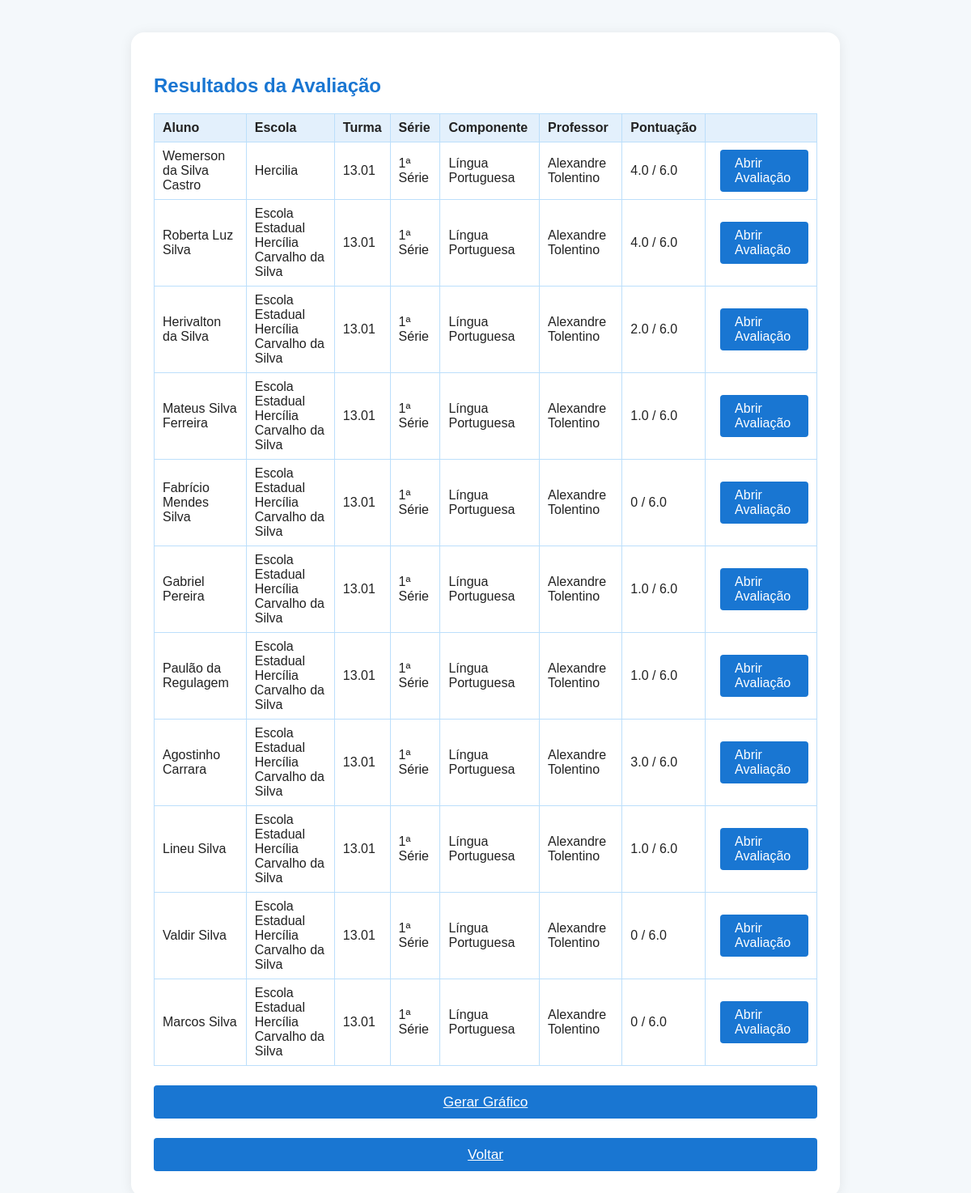
Page /resultado/6 on the committed database.
### tables this page shows
CREATE TABLE resposta (
        id INTEGER PRIMARY KEY AUTOINCREMENT,
        avaliacao_id INTEGER,
        aluno_nome TEXT,
        escola TEXT,
        turma TEXT,
        serie TEXT,
        componente TEXT,
        professor_nome TEXT,
        data_envio DATETIME
    );

### app.py (the view)
@app.route('/resultado/<int:avaliacao_id>')
def resultado(avaliacao_id):
    conn = get_db()
    cur = conn.cursor()
    cur.execute('SELECT professor_id FROM avaliacao WHERE id = ?', (avaliacao_id,))
    row = cur.fetchone()
    professor_id = row['professor_id'] if row else 1
    cur.execute('SELECT * FROM resposta WHERE avaliacao_id = ?', (avaliacao_id,))
    respostas = cur.fetchall()
    resultados = []
    for resp in respostas:
        cur.execute('SELECT * FROM resposta_questao WHERE resposta_id = ?', (resp['id'],))
        respostas_questoes = cur.fetchall()
        acertos = 0
        total = 0
        for rq in respostas_questoes:
            cur.execute('SELECT correta, valor FROM alternativa JOIN questao ON alternativa.questao_id = questao.id WHERE alternativa.id = ?', (rq['alternativa_id'],))
            alt = cur.fetchone()
            if alt and alt['correta']:
                acertos += alt['valor']
            if alt:
                total += alt['valor']
        resultados.append({'resposta': resp, 'acertos': acertos, 'total': total})
    conn.close()
    return render_template('resultado.html', resultados=resultados, professor_id=professor_id, avaliacao_id=avaliacao_id)

### app.py (called while the page is built)
def get_db():
    conn = sqlite3.connect(os.path.join(BASE_DIR, 'database.db'))
    conn.row_factory = sqlite3.Row
    return conn

### templates/resultado.html (shortened to what this page needs)
<!DOCTYPE html>
<html lang="pt-br">
<head>
    <link rel="stylesheet" href="/static/css/style.css">
</head>
<body>
    <div class="container">
        <h2 style="color:#1976d2;">Resultados da Avaliação</h2>
        <table>
            <tr>
                <th>Aluno</th>
                <th>Escola</th>
                <th>Turma</th>
                <th>Série</th>
                <th>Componente</th>
                <th>Professor</th>
                <th>Pontuação</th>
                <th></th>
            </tr>
            {% for r in resultados %}
            <tr>
                <td>{{ r['resposta']['aluno_nome'] }}</td>
                <td>{{ r['resposta']['escola'] }}</td>
                <td>{{ r['resposta']['turma'] }}</td>
                <td>{{ r['resposta']['serie'] }}</td>
                <td>{{ r['resposta']['componente'] }}</td>
                <td>{{ r['resposta']['professor_nome'] }}</td>
                <td>{{ r['acertos'] }} / {{ r['total'] }}</td>
                <td><a href="/resposta/{{ r['resposta']['id'] }}" class="btn-abrir">Abrir Avaliação</a></td>
            </tr>
            {% else %}
            <tr><td colspan="8">Nenhuma resposta enviada ainda.</td></tr>
            {% endfor %}
        </table>
        <a href="/grafico_resultado/{{ avaliacao_id }}" class="btn-voltar">Gerar Gráfico</a>
        <a href="/dashboard/{{ professor_id }}" class="btn-voltar">Voltar</a>
    </div>
</body>
</html>

### static/css/style.css (style rules this page uses)
body { background: #f4f8fb; font-family: Arial, sans-serif; color: #222; }
.container { background: #fff; max-width: 600px; margin: 40px auto; padding: 32px 28px; border-radius: 10px; box-shadow: 0 2px 16px rgba(0,0,0,0.08); }
h2, h3 { color: #1976d2; }
table { width: 100%; border-collapse: collapse; margin-top: 18px; }
table, th, td { border: 1px solid #bcdffb; }
th, td { padding: 8px 10px; text-align: left; }
th { background: #e3f0fc; }

### templates/resultado.html (style rules this page uses)
.container { max-width: 820px; margin: 40px auto; padding: 32px 28px; border-radius: 16px; box-shadow: 0 2px 16px rgba(0,0,0,0.08); background: #fff; }
.btn-voltar { background: #1976d2; color: #fff; border: none; border-radius: 4px; padding: 10px 28px; font-size: 1.08em; font-weight: 500; cursor: pointer; text-align: center; margin-top: 24px; display: block; margin-left: auto; margin-right: auto; transition: background 0.2s; }
table { width: 100%; border-collapse: collapse; margin-top: 18px; }
table, th, td { border: 1px solid #bcdffb; }
th, td { padding: 8px 10px; text-align: left; }
th { background: #e3f0fc; }
.btn-abrir { background: #1976d2; color: #fff; border: none; border-radius: 4px; padding: 8px 18px; font-size: 1em; cursor: pointer; text-decoration: none; margin-left: 8px; transition: background 0.2s; display: inline-block; }

### rows in the picture
resposta: resposta.aluno_nome "Wemerson da Silva Castro", resposta.escola "Hercilia", resposta.turma "13.01", resposta.serie "1ª Série", resposta.componente "Língua Portuguesa", resposta.professor_nome "Alexandre Tolentino"
resposta: resposta.aluno_nome "Roberta Luz Silva", resposta.escola "Escola Estadual Hercília Carvalho da Silva", resposta.turma "13.01", resposta.serie "1ª Série", resposta.componente "Língua Portuguesa", resposta.professor_nome "Alexandre Tolentino"
resposta: resposta.aluno_nome "Herivalton da Silva", resposta.escola "Escola Estadual Hercília Carvalho da Silva", resposta.turma "13.01", resposta.serie "1ª Série", resposta.componente "Língua Portuguesa", resposta.professor_nome "Alexandre Tolentino"
resposta: resposta.aluno_nome "Mateus Silva Ferreira", resposta.escola "Escola Estadual Hercília Carvalho da Silva", resposta.turma "13.01", resposta.serie "1ª Série", resposta.componente "Língua Portuguesa", resposta.professor_nome "Alexandre Tolentino"
resposta: resposta.aluno_nome "Fabrício Mendes Silva", resposta.escola "Escola Estadual Hercília Carvalho da Silva", resposta.turma "13.01", resposta.serie "1ª Série", resposta.componente "Língua Portuguesa", resposta.professor_nome "Alexandre Tolentino"
resposta: resposta.aluno_nome "Gabriel Pereira", resposta.escola "Escola Estadual Hercília Carvalho da Silva", resposta.turma "13.01", resposta.serie "1ª Série", resposta.componente "Língua Portuguesa", resposta.professor_nome "Alexandre Tolentino"
resposta: resposta.aluno_nome "Paulão da Regulagem", resposta.escola "Escola Estadual Hercília Carvalho da Silva", resposta.turma "13.01", resposta.serie "1ª Série", resposta.componente "Língua Portuguesa", resposta.professor_nome "Alexandre Tolentino"
resposta: resposta.aluno_nome "Agostinho Carrara", resposta.escola "Escola Estadual Hercília Carvalho da Silva", resposta.turma "13.01", resposta.serie "1ª Série", resposta.componente "Língua Portuguesa", resposta.professor_nome "Alexandre Tolentino"
resposta: resposta.aluno_nome "Lineu Silva", resposta.escola "Escola Estadual Hercília Carvalho da Silva", resposta.turma "13.01", resposta.serie "1ª Série", resposta.componente "Língua Portuguesa", resposta.professor_nome "Alexandre Tolentino"
resposta: resposta.aluno_nome "Valdir Silva", resposta.escola "Escola Estadual Hercília Carvalho da Silva", resposta.turma "13.01", resposta.serie "1ª Série", resposta.componente "Língua Portuguesa", resposta.professor_nome "Alexandre Tolentino"
resposta: resposta.aluno_nome "Marcos Silva", resposta.escola "Escola Estadual Hercília Carvalho da Silva", resposta.turma "13.01", resposta.serie "1ª Série", resposta.componente "Língua Portuguesa", resposta.professor_nome "Alexandre Tolentino"

### other values in the picture
{{ r['acertos'] }} "4.0" "4.0" "2.0" "1.0" "0" "1.0" "1.0" "3.0" "1.0" "0" "0"
{{ r['total'] }} "6.0" "6.0" "6.0" "6.0" "6.0" "6.0" "6.0" "6.0" "6.0" "6.0" "6.0"
